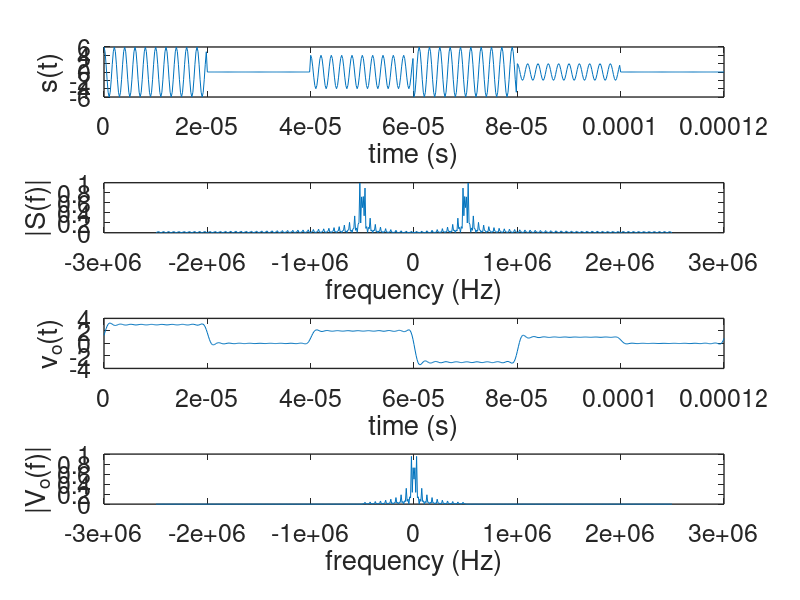

This figure's MATLAB source:
close all
clear all

fm  = 5e4;
fc = 5e5;
tc = 1/10/fc;
t = 0:tc:6/fm;
m_key = [6, 0, 4, -6, 2]; 
m = zeros(size(t));
for i = 1:length(m_key)  
m(find((t>=(i-1)/fm) & (t<i/fm))) = m_key(i) ; 
end

s = m.*cos(2*pi*fc*t);
v = s.*cos(2*pi*fc*t+pi/3);  

N = length(t);
frequency = (-(N-1)/2:N/2)*1/tc/N;


v_fft = zeros(size(v));
w_fft = fftshift(fft(v));
for i = 1:length(frequency)
  if(abs(frequency(i))<5e5)
  v_fft(i) = 2*w_fft(i);   
  end
end
vo = ifft(ifftshift(v_fft));

figure
subplot(4, 1, 1)
plot(t, s)
xlabel('time (s)')
ylabel('s(t)')

set(gca, "linewidth", 1, "fontsize", 18);

subplot(4, 1, 2)

plot(frequency,fftshift(abs(fft(s)) )/N)
xlabel('frequency (Hz)')
ylabel('|S(f)|')

set(gca, "linewidth", 1, "fontsize", 18);
S  = axes( 'visible', 'off', 'title', 'Modulated signal');



subplot(413)
plot(t, vo)
xlabel('time (s)')
ylabel('v_o(t)')

set(gca, "linewidth", 1, "fontsize", 18);
subplot(414)

plot(frequency,fftshift(abs(fft(vo)) )/N)
xlabel('frequency (Hz)')
ylabel('|V_o(f)|')

set(gca, "linewidth", 1, "fontsize", 18);